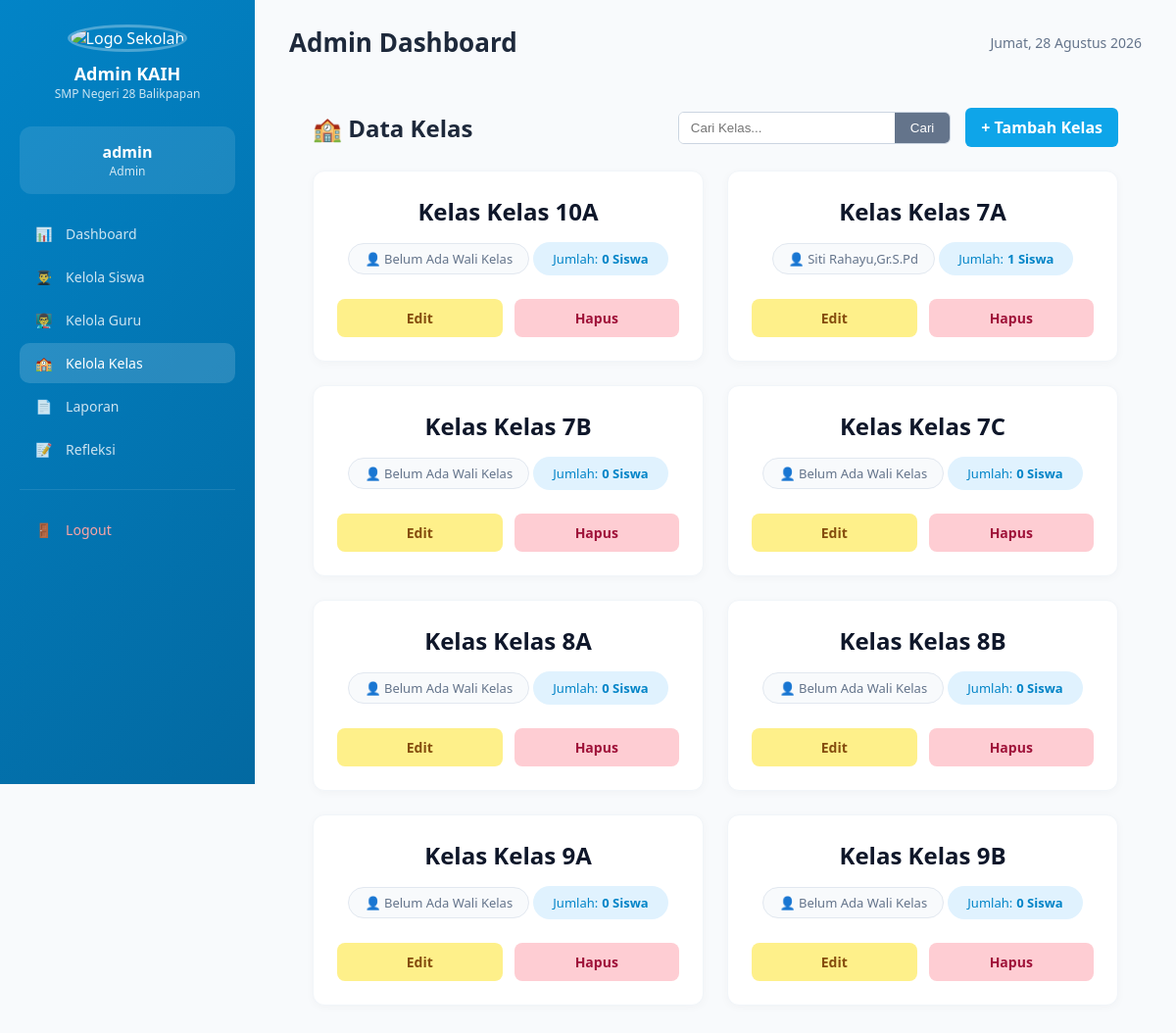
The app's page /aplikasi/admin/kelas.php (signed in), older data.
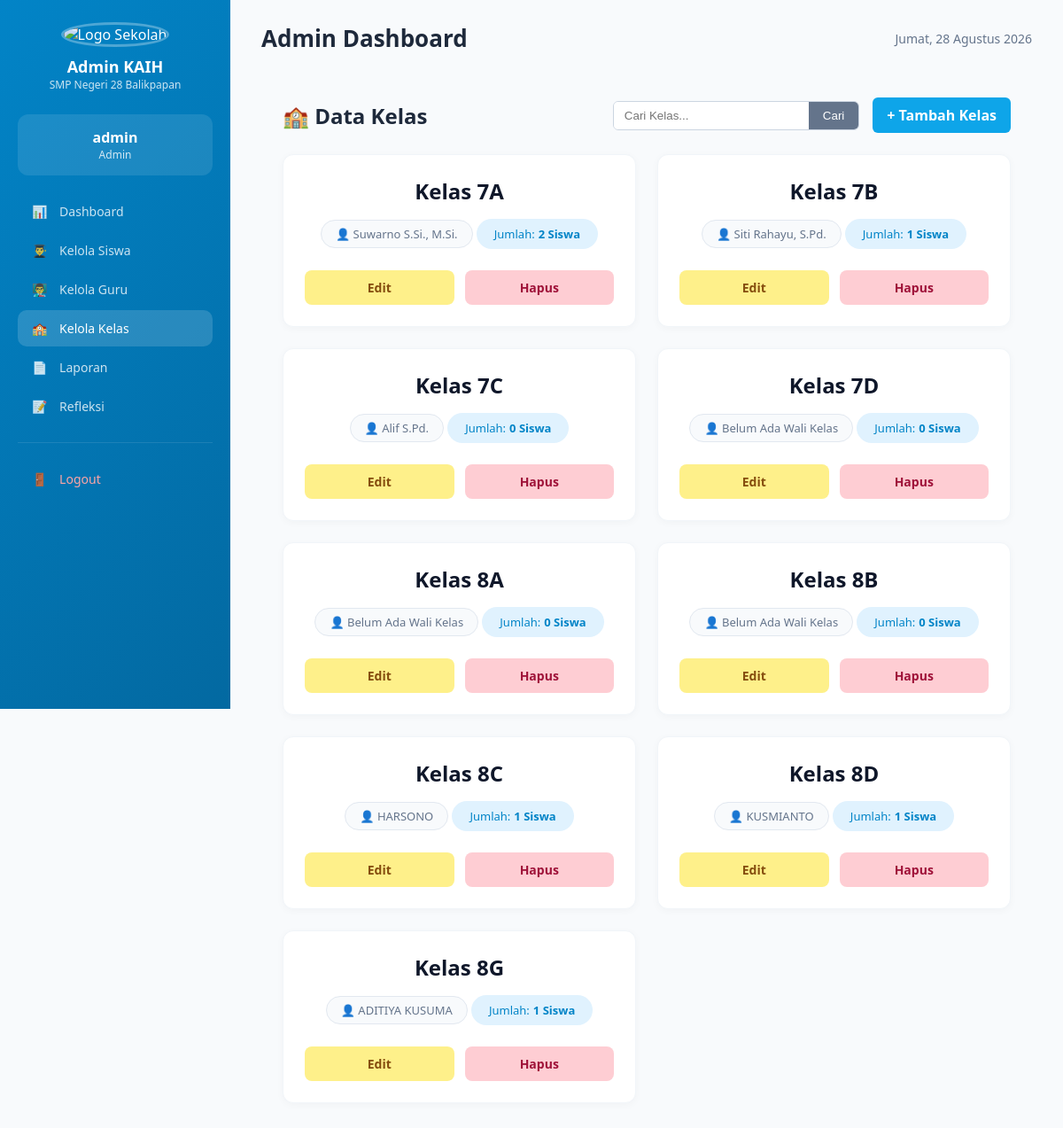
The same page, newer data.
### tables this page shows
CREATE TABLE `kaih_kelas` (
  `id` bigint UNSIGNED NOT NULL,
  `nama_kelas` varchar(50) NOT NULL,
  `created_at` timestamp NULL DEFAULT NULL,
  `updated_at` timestamp NULL DEFAULT NULL
);

### aplikasi/admin/kelas.php (the view, shortened to what this page needs)
<?php
require_once '../../config/database.php';
$search = $_GET['search'] ?? '';
$query = "
    SELECT
        k.id,
        k.nama_kelas,
        (SELECT COUNT(*) FROM siswa s WHERE s.kelas = k.nama_kelas) AS jumlah_siswa,
        (SELECT nama_guru FROM guru g WHERE g.kelas = k.nama_kelas LIMIT 1) AS nama_wali
    FROM kaih_kelas k
";
$query .= " ORDER BY k.nama_kelas ASC";
$stmt = $pdo->prepare($query);
$stmt->execute();
$kelas_data = $stmt->fetchAll(PDO::FETCH_ASSOC);
require_once '../includes/header-kaih.php';
?>
<div class="kelas-container">
    <div class="kelas-header">
        <h2>🏫 Data Kelas</h2>
        <div class="header-actions">
            <form method="GET" action="" class="search-box">
                <input type="text" name="search" placeholder="Cari Kelas..." value="<?php echo htmlspecialchars($search); ?>">
                <button type="submit">Cari</button>
            </form>
            <a href="tambah_kelas.php" class="btn-tambah">+ Tambah Kelas</a>
        </div>
    </div>
    <div class="kelas-grid">
        <?php if (count($kelas_data) > 0): ?>
            <?php foreach ($kelas_data as $row): ?>
                <div class="kelas-card" data-href="siswa.php?q=<?php echo urlencode($row['nama_kelas']); ?>">
                    <h3>Kelas <?php echo htmlspecialchars($row['nama_kelas']); ?></h3>
                    <div class="wali-kelas">
                        👤 <?php echo !empty($row['nama_wali']) ? htmlspecialchars($row['nama_wali']) : 'Belum Ada Wali Kelas'; ?>
                    </div>
                    <div class="badge-siswa" title="Lihat daftar siswa kelas <?php echo htmlspecialchars($row['nama_kelas']); ?>">
                        Jumlah: <strong><?php echo $row['jumlah_siswa']; ?> Siswa</strong>
                    </div>
                    <div class="card-actions">
                        <a href="edit_kelas.php?id=<?php echo $row['id']; ?>" class="btn-edit">Edit</a>
                        <a href="hapus_kelas.php?id=<?php echo $row['id']; ?>" class="btn-hapus" onclick="return confirm('Yakin ingin menghapus kelas ini?');">Hapus</a>
                    </div>
                </div>
            <?php endforeach; ?>
        <?php else: ?>
            <div style="grid-column: 1 / -1; text-align: center; padding: 40px; color: #64748b; background: #fff; border-radius: 12px;">
                Belum ada data kelas yang ditambahkan atau tidak ada hasil pencarian.
            </div>
        <?php endif; ?>
    </div>
</div>

Row changes from the older to the newer data that the page shows:
removed kaih_kelas: nama_kelas "Kelas 10A", shows "Belum Ada Wali Kelas", jumlah_siswa "0"
removed kaih_kelas: nama_kelas "Kelas 7A", nama_wali "Siti Rahayu,Gr.S.Pd", jumlah_siswa "1"
removed kaih_kelas: nama_kelas "Kelas 7B", shows "Belum Ada Wali Kelas", jumlah_siswa "0"
removed kaih_kelas: nama_kelas "Kelas 7C", shows "Belum Ada Wali Kelas", jumlah_siswa "0"
removed kaih_kelas: nama_kelas "Kelas 8A", shows "Belum Ada Wali Kelas", jumlah_siswa "0"
removed kaih_kelas: nama_kelas "Kelas 8B", shows "Belum Ada Wali Kelas", jumlah_siswa "0"
removed kaih_kelas: nama_kelas "Kelas 9A", shows "Belum Ada Wali Kelas", jumlah_siswa "0"
removed kaih_kelas: nama_kelas "Kelas 9B", shows "Belum Ada Wali Kelas", jumlah_siswa "0"
added kaih_kelas: nama_kelas "7A", nama_wali "Suwarno S.Si., M.Si.", jumlah_siswa "2"
added kaih_kelas: nama_kelas "7B", nama_wali "Siti Rahayu, S.Pd.", jumlah_siswa "1"
added kaih_kelas: nama_kelas "7C", nama_wali "Alif S.Pd.", jumlah_siswa "0"
added kaih_kelas: nama_kelas "7D", shows "Belum Ada Wali Kelas", jumlah_siswa "0"
added kaih_kelas: nama_kelas "8A", shows "Belum Ada Wali Kelas", jumlah_siswa "0"
added kaih_kelas: nama_kelas "8B", shows "Belum Ada Wali Kelas", jumlah_siswa "0"
added kaih_kelas: nama_kelas "8C", nama_wali "HARSONO", jumlah_siswa "1"
added kaih_kelas: nama_kelas "8D", nama_wali "KUSMIANTO", jumlah_siswa "1"
added kaih_kelas: nama_kelas "8G", nama_wali "ADITIYA KUSUMA", jumlah_siswa "1"
